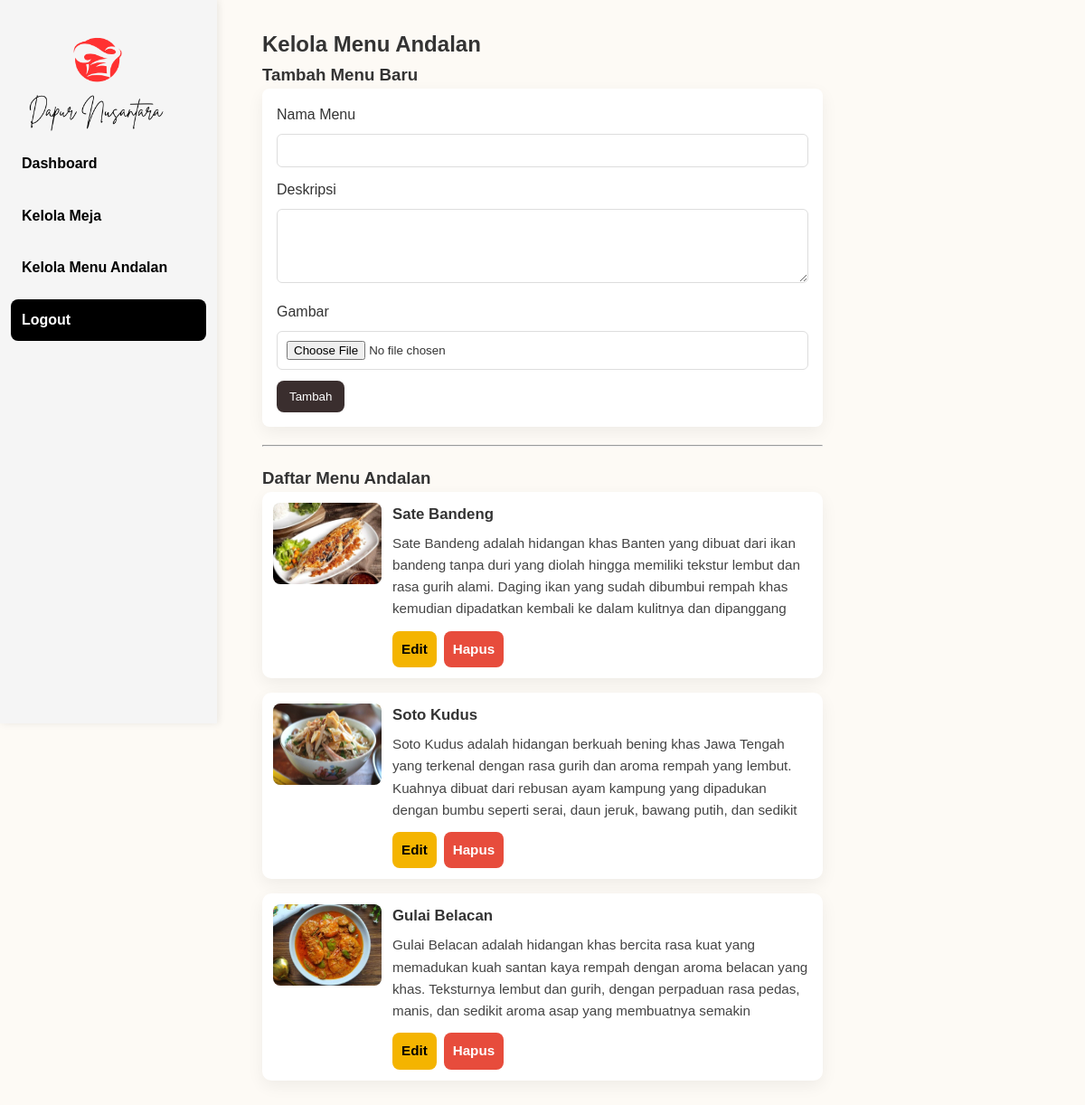
The app's page /admin/admin_menuandalan.php (signed in) with its own data.
### tables this page shows
CREATE TABLE `menuandalan` (
  `menu_id` int NOT NULL,
  `gambar` varchar(255) NOT NULL,
  `nama_menu` varchar(255) NOT NULL,
  `deskripsi_menu` text NOT NULL
);

### admin/admin_menuandalan.php (the view, shortened to what this page needs)
<?php
include "../config.php";
include "navbar_admin.php";
$uploadDir = __DIR__ . '/../assets/img/';
$list = mysqli_query($conn, "SELECT * FROM menuandalan ORDER BY menu_id DESC");
$editItem = null;
?>
<!DOCTYPE html>
<html lang="id">
<head>
  <link rel="stylesheet" href="../assets/css/style.css">
</head>
<body class="has-sidebar">
  <div class="admin-container">
    <h2>Kelola Menu Andalan</h2>
    <?php if ($editItem): ?>
      <h3>Edit Menu</h3>
      <form method="post" enctype="multipart/form-data" class="menuandalan-form">
        <input type="hidden" name="action" value="edit">
        <input type="hidden" name="id" value="<?= $editItem['menu_id'] ?>">
        <label>Nama Menu</label>
        <input type="text" name="nama_menu" value="<?= htmlspecialchars($editItem['nama_menu']) ?>" required>
        <label>Deskripsi</label>
        <textarea name="deskripsi_menu" rows="4" required><?= htmlspecialchars($editItem['deskripsi_menu']) ?></textarea>
        <label>Gambar (kosongkan jika tidak ingin mengganti)</label>
        <?php if (!empty($editItem['gambar'])): ?>
          <div><img src="../assets/img/<?= htmlspecialchars($editItem['gambar']) ?>" alt="" style="max-width:150px;border-radius:8px;margin-bottom:8px;"></div>
        <?php endif; ?>
        <input type="file" name="gambar" accept="image/*">
        <button type="submit">Simpan Perubahan</button>
        <a href="admin_menuandalan.php" style="margin-left:8px;">Batal</a>
      </form>
    <?php else: ?>
      <h3>Tambah Menu Baru</h3>
      <form method="post" enctype="multipart/form-data" class="menuandalan-form">
        <label>Nama Menu</label>
        <input type="text" name="nama_menu" required>
        <label>Deskripsi</label>
        <textarea name="deskripsi_menu" rows="4" required></textarea>
        <label>Gambar</label>
        <input type="file" name="gambar" accept="image/*" required>
        <button type="submit">Tambah</button>
      </form>
    <?php endif; ?>
    <hr style="margin:20px 0;">
    <h3>Daftar Menu Andalan</h3>
    <div class="menuandalan-list">
      <?php while ($row = mysqli_fetch_assoc($list)): ?>
        <div class="card">
          <div class="thumb">
            <?php if (!empty($row['gambar']) && file_exists($uploadDir . $row['gambar'])): ?>
              <img src="../assets/img/<?= htmlspecialchars($row['gambar']) ?>" alt="<?= htmlspecialchars($row['nama_menu']) ?>">
            <?php else: ?>
              <div class="no-thumb">No Image</div>
            <?php endif; ?>
          </div>
          <div class="info">
            <h4><?= htmlspecialchars($row['nama_menu']) ?></h4>
            <p><?= nl2br(htmlspecialchars($row['deskripsi_menu'])) ?></p>
            <div class="actions">
              <a class="btn-edit" href="admin_menuandalan.php?edit=<?= $row['menu_id'] ?>">Edit</a>
              <a class="btn-delete" href="admin_menuandalan.php?delete=<?= $row['menu_id'] ?>" onclick="return confirm('Hapus menu ini?')">Hapus</a>
            </div>
          </div>
        </div>
      <?php endwhile; ?>
    </div>
  </div>
</body>
</html>

### admin/navbar_admin.php (shortened to what this page needs)
<!DOCTYPE html>
<html lang="en">
<head>
</head>
<body>
    <nav class="navbar_admin">
        <img src="../assets/img/logo2hitam.png" alt="" style="width: 150px; height: auto; margin-right: 20px; margin-left: 20px;">
        <a href="admin_dashboard.php">Dashboard</a>
        <a href="admin_meja.php">Kelola Meja</a>
        <a href="admin_menuandalan.php">Kelola Menu Andalan</a>
        <a href="../logout.php" style="margin-left:auto; margin-right:20px; background-color:black;color:white;" class="btn">Logout</a>
    </nav>
</body>
</html>

### assets/css/style.css (style rules this page uses)
* { margin: 0; padding: 0; box-sizing: border-box; font-family: 'Poppins', sans-serif; }
body { background-color: #3a2e2e; font-family: 'Poppins', sans-serif; display: flex; flex-direction: column; min-height: 100vh; background: #fdfaf5; color: #333; line-height: 1.6; }
a { text-decoration: none; color: inherit; transition: 0.3s; }
.navbar_admin { position: fixed; top: 0; left: 0; width: 240px; height: 100vh; background: #f5f5f5; padding: 20px 12px; box-shadow: 2px 0 8px rgba(0,0,0,0.08); z-index: 1000; display: flex; flex-direction: column; gap: 12px; overflow-y: auto; }
.navbar_admin a { display: block; width: 100%; padding: 10px 12px; border-radius: 8px; text-decoration: none; color: #000; font-weight: 600; background: transparent; transition: background .15s ease, transform .12s ease; text-align: left; }
body.has-sidebar { margin-left: 240px; }
.reservation-section h2,p,a { z-index:3; }
.admin-container { padding: 30px; }
body.has-sidebar .admin-container { margin-left: 20px; max-width: calc(100% - 280px); box-sizing: border-box; }
.menuandalan-form { max-width: 720px; background: #fff; padding: 16px; border-radius: 8px; box-shadow: 0 6px 18px rgba(0,0,0,0.06); margin-bottom: 16px; }
.menuandalan-form input[type="text"], .menuandalan-form textarea, .menuandalan-form input[type="file"] { width: 100%; padding: 10px; margin: 8px 0 12px; border: 1px solid #ddd; border-radius: 6px; }
.menuandalan-form button { background: #3a2e2e; color: #fff; padding: 10px 14px; border: none; border-radius: 8px; cursor: pointer; }
.menuandalan-list { display: grid; grid-template-columns: repeat(auto-fill, minmax(320px, 1fr)); gap: 16px; }
.menuandalan-list .card { display: flex; gap: 12px; background: #fff; padding: 12px; border-radius: 10px; box-shadow: 0 6px 18px rgba(0,0,0,0.06); align-items: flex-start; }
.menuandalan-list .card .thumb { width: 120px; height: 90px; flex: 0 0 120px; overflow: hidden; border-radius: 8px; background: #f5f5f5; display:flex; align-items:center; justify-content:center; }
.menuandalan-list .card .thumb img { width: 100%; height: 100%; object-fit: cover; display:block; }
.menuandalan-list .card .info h4 { margin: 0 0 6px; font-size: 1.05rem; }
.menuandalan-list .card .info p { margin: 0 0 10px; color:#444; font-size: 0.95rem; max-height: 6.2rem; overflow: hidden; }
.menuandalan-list .card .actions { display:flex; gap:8px; }
.menuandalan-list .btn-edit, .menuandalan-list .btn-delete { padding: 8px 10px; border-radius: 8px; text-decoration: none; font-weight: 600; font-size: 0.95rem; }
.menuandalan-list .btn-edit { background: #f4b400; color: #000; }
.menuandalan-list .btn-delete { background: #e74c3c; color: #fff; }
button, input[type="button"], input[type="submit"], a.btn, .btn-approve, .btn-reject, .btn-view, .btn-konfirmasi, .btn-cek-meja, .btn-riwayat, .btn-tulis-ulasan, .carousel-btn, a[class*="btn"] { transition: transform 0.2s ease, background-color 0.2s ease; }

### records on screen
menuandalan: gambar (picture), nama_menu "Sate Bandeng", deskripsi_menu "Sate Bandeng adalah hidangan khas Banten yang dibuat dari ikan bandeng tanpa duri yang diolah hingga memiliki tekstur lembut dan rasa gurih alami. Daging ikan yang sudah dibumbui rempah khas kemudian dipadatkan kembali ke dalam kulitnya dan dipanggang…"
menuandalan: gambar (picture), nama_menu "Soto Kudus", deskripsi_menu "Soto Kudus adalah hidangan berkuah bening khas Jawa Tengah yang terkenal dengan rasa gurih dan aroma rempah yang lembut. Kuahnya dibuat dari rebusan ayam kampung yang dipadukan dengan bumbu seperti serai, daun jeruk, bawang putih, dan sedikit…"
menuandalan: gambar (picture), nama_menu "Gulai Belacan", deskripsi_menu "Gulai Belacan adalah hidangan khas bercita rasa kuat yang memadukan kuah santan kaya rempah dengan aroma belacan yang khas. Teksturnya lembut dan gurih, dengan perpaduan rasa pedas, manis, dan sedikit aroma asap yang membuatnya semakin…"
